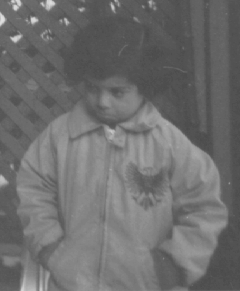
#> input picture images/pout.tif, 240 x 291 px, found by its file name
$ jupyter execute aula_06_a.ipynb
#> lines starting #> are read from the running program, lines starting #| are printed output that depends on the picture
<a href="https://colab.research.google.com/github/MFerrugem/PDI_UFPEL/blob/main/aula_06_a.ipynb" target="_parent"></a>

[cell 1]
# Contrast stretching

import matplotlib.pyplot as plt
import numpy as np
from skimage import io, img_as_float
from skimage.exposure import rescale_intensity

# Ler a imagem
I = io.imread('pout.tif')
#> I is the input picture: shape (291, 240); min 74, max 224, mean 110.3

# Converter a imagem para float para evitar erros de tipo
I = img_as_float(I)

# Calcular os limites de stretch usando percentis (equivalente ao stretchlim do Matlab)
p_low, p_high = np.percentile(I, (5, 95))
#> p_low = 0.322; p_high = 0.576

# Aplicar o ajuste de contraste (rescale_intensity é mais robusto e geral)
Ics = rescale_intensity(I, in_range=(p_low, p_high))
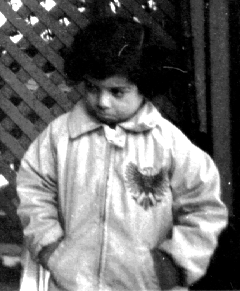
#> Ics: shape (291, 240) float64; min 0, max 1, mean 0.43

# ou, para uma equivalência mais direta (mas menos robusta em alguns casos):
# from skimage import exposure
# Ics = exposure.adjust_contrast(I, gain=(p_high - p_low)) #não funciona exatamente igual ao stretchlim.

# Criar a figura com subplots
fig, axes = plt.subplots(2, 2, figsize=(10, 10))  # 2 linhas, 2 colunas

# Mostrar as imagens
axes[0, 0].imshow(I, cmap='gray')
axes[0, 0].set_title('Imagem Original')
axes[0, 0].axis('off')

axes[0, 1].imshow(Ics, cmap='gray')
axes[0, 1].set_title('Contraste Ajustado')
axes[0, 1].axis('off')

# Mostrar os histogramas
axes[1, 0].hist(I.ravel(), bins=256, range=(0, 1))  # Histograma da imagem original
axes[1, 0].set_title('Histograma Original')

axes[1, 1].hist(Ics.ravel(), bins=256, range=(0, 1)) # Histograma da imagem com contraste ajustado
axes[1, 1].set_title('Histograma Contraste Ajustado')


# Ajustar layout e mostrar o plot
plt.tight_layout()
plt.show()
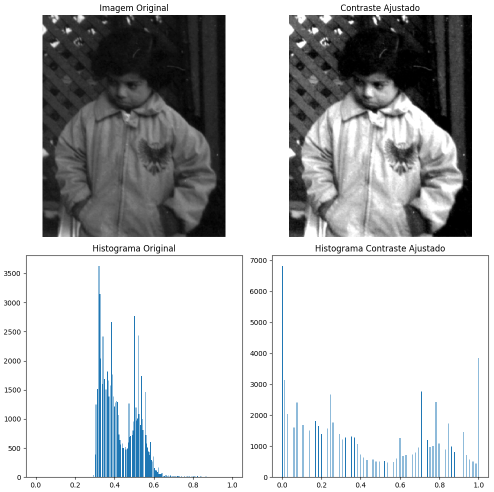
#> figure drawn by matplotlib, 4 panels; panel 3: tallest bar 3628 high, from x = 0.32 to 0.324; panel 4: tallest bar 6820 high, from x = 0 to 0.00391

$ run again, with images/AT3_1m4_01.tif copied over images/pout.tif
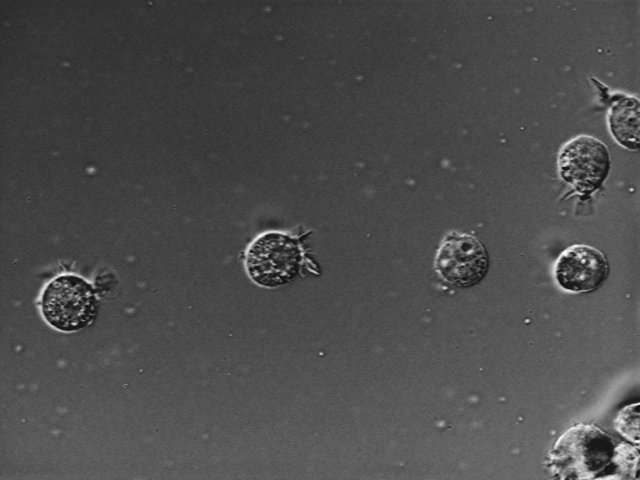
#> input picture images/AT3_1m4_01.tif, 640 x 480 px, found by its file name
#> I is the input picture: shape (480, 640); min 15, max 254, mean 76.6
#> p_low = 0.208; p_high = 0.404
#> `Ics = rescale_intensity(I, in_range=(p_low, p_high))`:
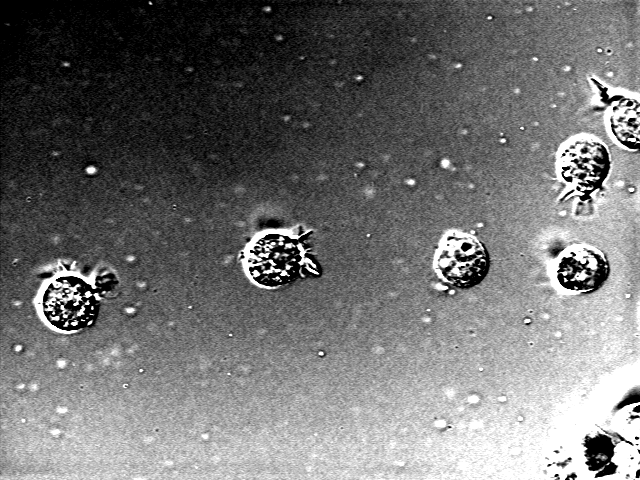
#> Ics: shape (480, 640) float64; min 0, max 1, mean 0.446
#> `plt.show()`:
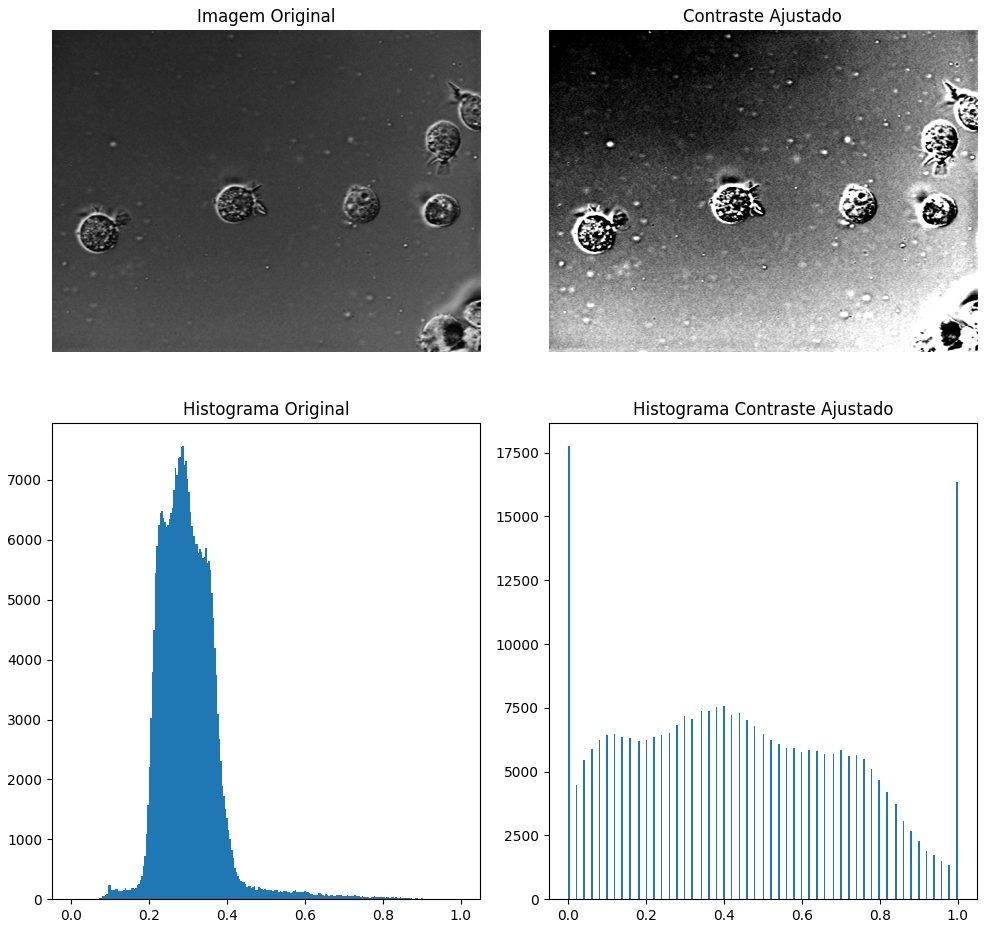
#> figure drawn by matplotlib, 4 panels; panel 3: tallest bar 7564 high, from x = 0.285 to 0.289; panel 4: tallest bar 17758 high, from x = 0 to 0.00391
